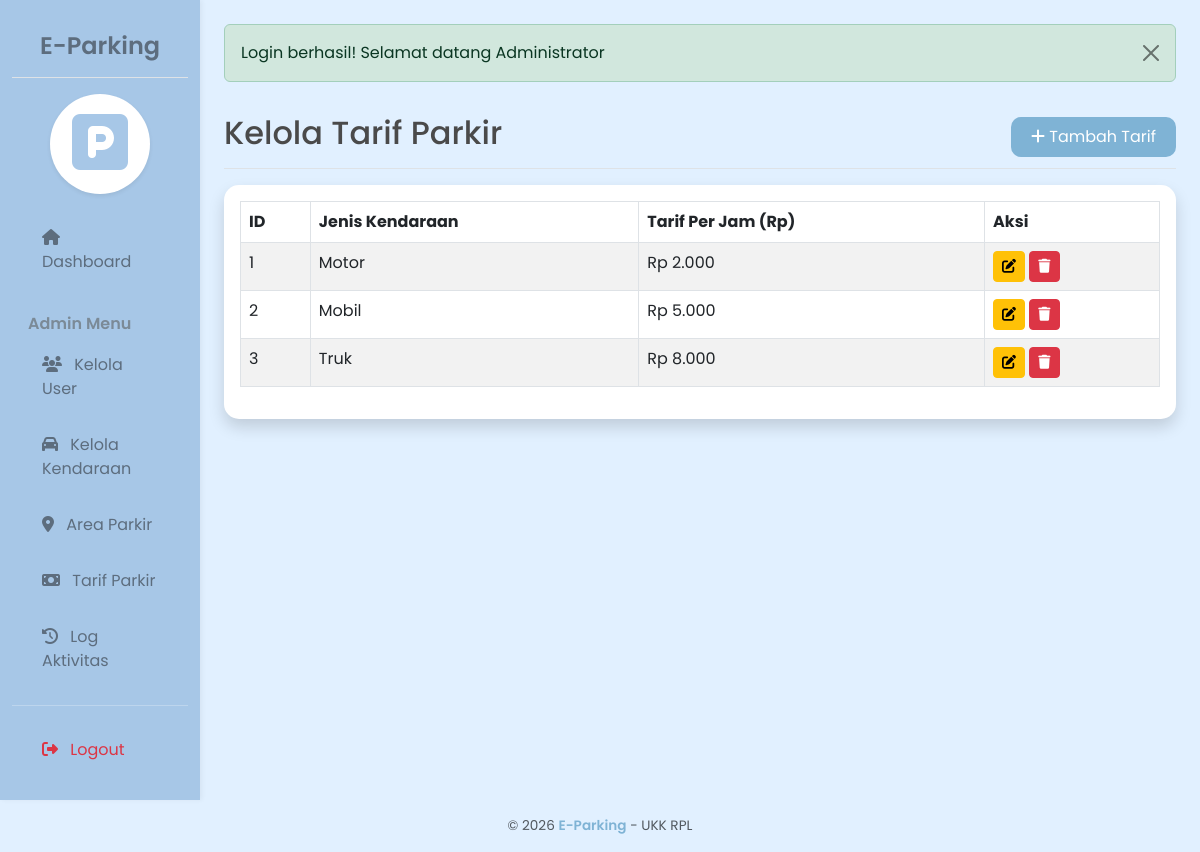
The page /pages/admin/tarif.php (signed in) on the database its author committed.
### tables this page shows
CREATE TABLE `tabel_tarif` (
  `id_tarif` int(11) NOT NULL AUTO_INCREMENT,
  `id_kendaraan` int(11) NOT NULL,
  `tarif_per_jam` int(11) NOT NULL,
  `created_at` timestamp NOT NULL DEFAULT current_timestamp(),
  PRIMARY KEY (`id_tarif`),
  KEY `id_kendaraan` (`id_kendaraan`)
);

CREATE TABLE `tabel_kendaraan` (
  `id_kendaraan` int(11) NOT NULL AUTO_INCREMENT,
  `nama_kendaraan` varchar(50) NOT NULL,
  `created_at` timestamp NOT NULL DEFAULT current_timestamp(),
  PRIMARY KEY (`id_kendaraan`)
);

### pages/admin/tarif.php (the view, shortened to what this page needs)
<?php
require_once '../../config/database.php';
require_once '../../functions/helpers.php';
?>
<?php include '../../layouts/header.php'; ?>
<div class="d-flex justify-content-between flex-wrap flex-md-nowrap align-items-center pt-3 pb-2 mb-3 border-bottom">
    <h1 class="h2">Kelola Tarif Parkir</h1>
    <button type="button" class="btn btn-primary" data-bs-toggle="modal" data-bs-target="#modalAdd">
        <i class="fas fa-plus"></i> Tambah Tarif
    </button>
</div>
<div class="card shadow mb-4">
    <div class="card-body">
        <div class="table-responsive">
            <table class="table table-bordered table-striped">
                <thead>
                    <tr>
                        <th>ID</th>
                        <th>Jenis Kendaraan</th>
                        <th>Tarif Per Jam (Rp)</th>
                        <th>Aksi</th>
                    </tr>
                </thead>
                <tbody>
                    <?php
                    $result = mysqli_query($conn, "SELECT t.*, k.nama_kendaraan FROM tabel_tarif t JOIN tabel_kendaraan k ON t.id_kendaraan = k.id_kendaraan");
                    while ($row = mysqli_fetch_assoc($result)) :
                    ?>
                    <tr>
                        <td><?= $row['id_tarif'] ?></td>
                        <td><?= $row['nama_kendaraan'] ?></td>
                        <td>Rp <?= number_format($row['tarif_per_jam'], 0, ',', '.') ?></td>
                        <td>
                            <button class="btn btn-sm btn-warning" data-bs-toggle="modal" data-bs-target="#modalEdit<?= $row['id_tarif'] ?>"><i class="fas fa-edit"></i></button>
                            <button class="btn btn-sm btn-danger" data-bs-toggle="modal" data-bs-target="#modalDelete<?= $row['id_tarif'] ?>"><i class="fas fa-trash"></i></button>
                        </td>
                    </tr>
                    <?php endwhile; ?>
                </tbody>
            </table>
        </div>
    </div>
</div>
<?php include '../../layouts/footer.php'; ?>

### layouts/header.php (style rules this page uses)
:root { --cute-blue: #A7C7E7; --soft-blue: #E1F0FF; --deep-cute-blue: #7FB3D5; --text-color: #4A4A4A; }
body { background-color: var(--soft-blue); font-family: 'Poppins', sans-serif; color: var(--text-color); }
.card { border: none; border-radius: 15px; box-shadow: 0 4px 15px rgba(0,0,0,0.05); }
.btn-primary { background-color: var(--deep-cute-blue); border: none; border-radius: 10px; padding: 8px 20px; }

### rows shown on the page
tabel_tarif: id_tarif "1", id_kendaraan.nama_kendaraan "Motor", tarif_per_jam "2.000"
tabel_tarif: id_tarif "2", id_kendaraan.nama_kendaraan "Mobil", tarif_per_jam "5.000"
tabel_tarif: id_tarif "3", id_kendaraan.nama_kendaraan "Truk", tarif_per_jam "8.000"

### other values the page prints
$flash['message'] "Login berhasil! Selamat datang Administrator"
